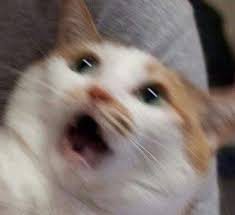
#> input picture img_cat.jpg, 235 x 215 px
$ jupyter execute finall.ipynb
#> lines starting #> are read from the running program, lines starting #| are printed output that depends on the picture
[cell 1]
import cv2
from PIL import Image, ImageEnhance
from matplotlib import pyplot as plt

[cell 2]
#讀取影像
img = Image.open("img_cat.jpg")
#> img is the input picture: PIL image 235x215 RGB; mean R, G, B 130.2, 118.6, 113.1

# 調整飽和度
color = ImageEnhance.Contrast(img)

output_a = color.enhance(5)          # 提高飽和度
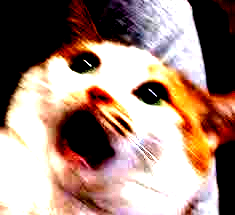
#> output_a: PIL image 235x215 RGB; mean R, G, B 162.2, 135.3, 123.8
output_b = color.enhance(0.1)       # 降低飽和度
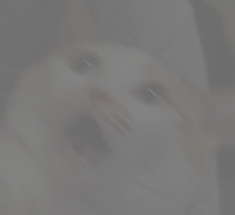
#> output_b: PIL image 235x215 RGB; mean R, G, B 121.5, 120.3, 119.8

plt.figure(figsize=(20,15))
plt.subplot(2,4,1)
plt.imshow(img)
plt.title('Original')
plt.subplot(2,4,2)
plt.imshow(output_a)
plt.title('color:5')
plt.subplot(2,4,3)
plt.imshow(output_b)
plt.title('color:0.1')
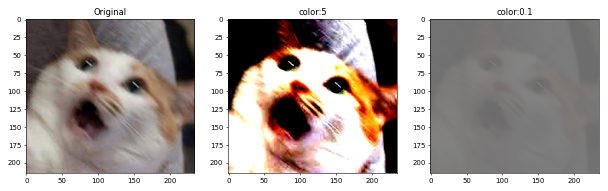
#> figure drawn by matplotlib, 3 panels

$ run again, with old_img.jpg copied over img_cat.jpg
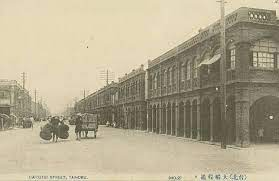
#> input picture old_img.jpg, 279 x 181 px
#> img is the input picture: PIL image 279x181 RGB; mean R, G, B 180.2, 170.3, 144.7
#> `output_b = color.enhance(0.1)`:
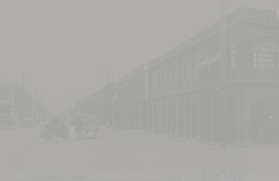
#> output_b: PIL image 279x181 RGB; mean R, G, B 170.6, 169.5, 167
#> `[cell 2] #讀取影像 img = Image.open("img_cat.jpg")  # 調整飽和度 color = ImageE..`:
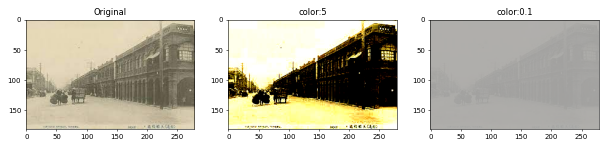
#> figure drawn by matplotlib, 3 panels
